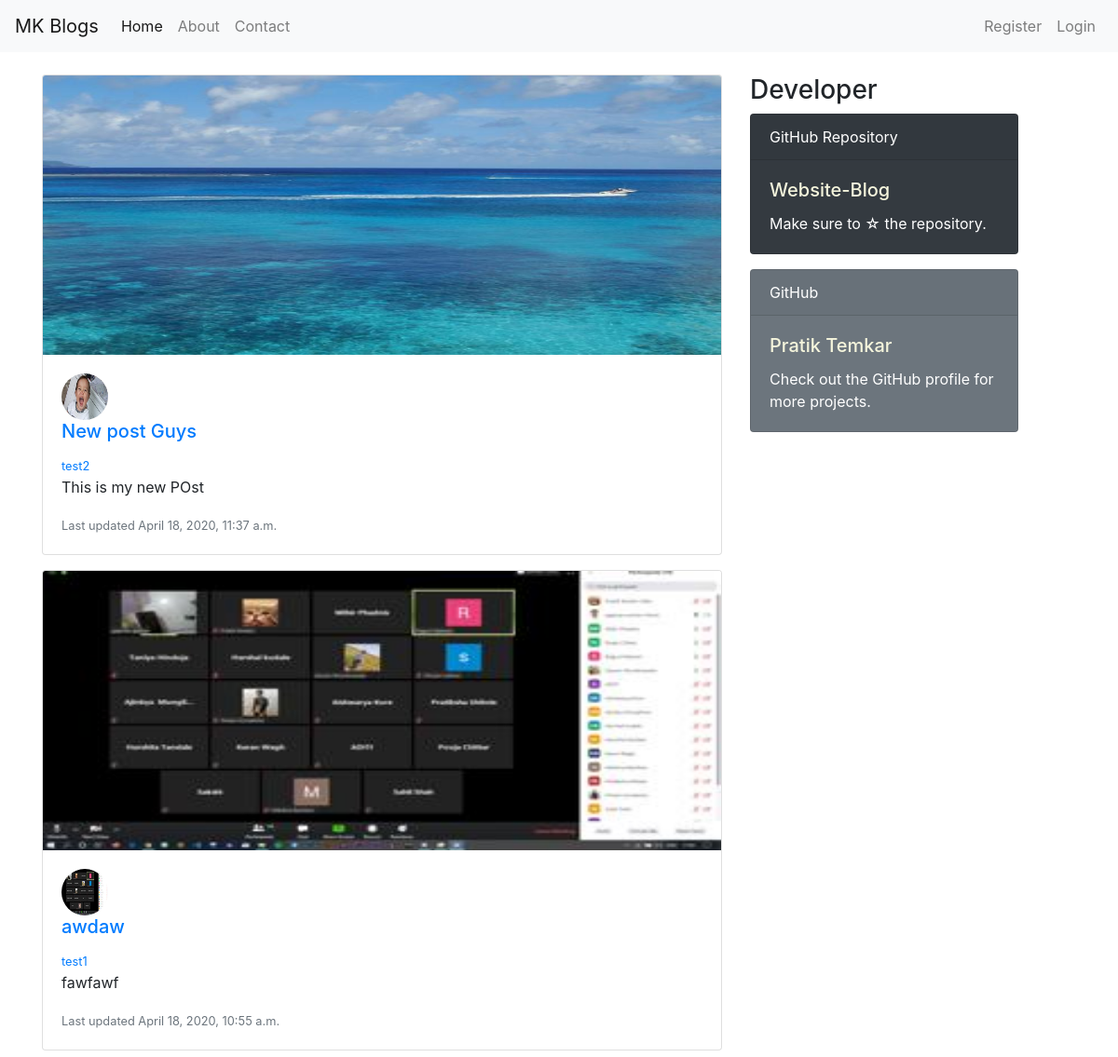
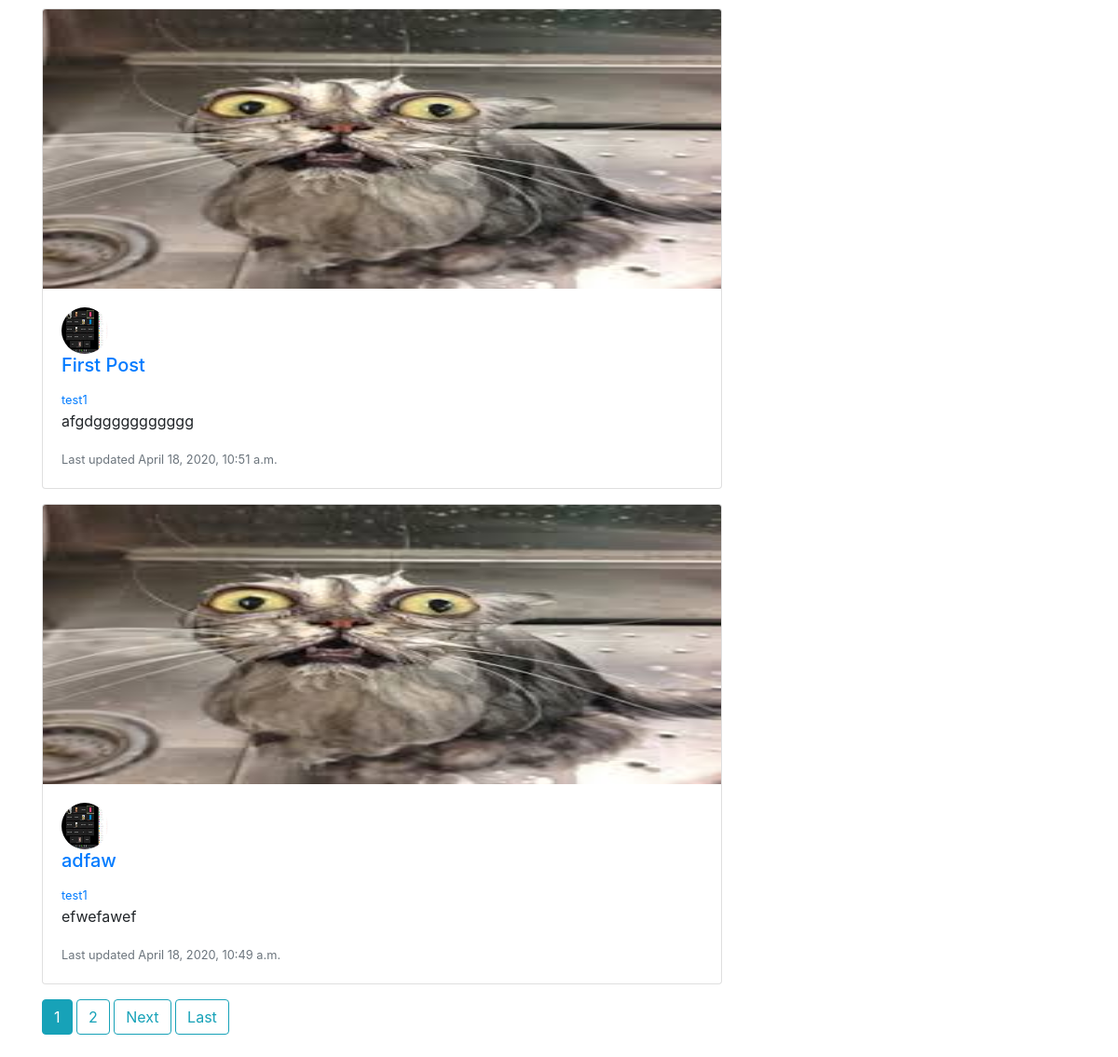
The page / on the database its author committed (2 pictures, top to bottom).
### blog/models.py (models this page shows, shortened)
class Post(models.Model):
    title = models.CharField(max_length = 100)
    content = models.TextField()
    post_image = models.ImageField(default = 'default.jpg', upload_to = 'post_pics')
    date_posted = models.DateTimeField(default = timezone.now)
    author = models.ForeignKey(User, on_delete = models.CASCADE)

### user/models.py (models this page shows, shortened)
class Profile(models.Model):
    user = models.OneToOneField(User, on_delete = models.CASCADE)
    user_image = models.ImageField(default = 'default.jpg', upload_to = 'profile_pics')
    linkedin = models.CharField(max_length = 100)
    facebook = models.CharField(max_length = 100)
    twitter = models.CharField(max_length = 100)

### blog/views.py (the view)
# urls.py: path('', blog_views.PostListView.as_view(), name='home'),
class PostListView(ListView):
    paginate_by = 4
    model = Post
    template_name = 'blog/home.html'
    context_object_name = 'posts'
    ordering = ['-date_posted']

### blog/templates/blog/home.html (shortened to what this page needs)
{% extends 'blog/base.html' %}
{% block content %}
{% for post in posts %}
    <div class="card mb-3">
        <img src="{{ post.post_image.url }}" class="card-img-top" alt="...">
        <div class="card-body">
          <img class="rounded-circle post-card-pro-img" src="{{ post.author.profile.user_image.url }}" alt="">
          <a href="{% url 'post-detail' post.id %}"><h5 class="card-title ml-6">{{ post.title }}</h5></a>
          <small class="text-muted ml-6"><a href="#">{{ post.author }}</a></small>
          <p class="card-text ml-6">{{ post.content }}</p>
          <p class="card-text ml-6"><small class="text-muted">Last updated {{ post.date_posted }}</small></p>
        </div>
    </div>
{% endfor %}
{% if is_paginated %}
        {% for num in page_obj.paginator.page_range %}
            {% if page_obj.number == num %}
                <a href="?page={{ num }}" class="btn btn-info mb-4">{{ num }}</a>
            {% elif num > page_obj.number|add:'-3' and num < page_obj.number|add:'3'%}
               <a href="?page={{ num }}" class="btn btn-outline-info mb-4">{{ num }}</a>
            {% endif %}
        {% endfor %}
        {% if page_obj.has_next %}
            <a href="?page={{ page_obj.next_page_number }}" class="btn btn-outline-info mb-4">Next</a>
            <a href="?page={{ page_obj.paginator.num_pages }}" class="btn btn-outline-info mb-4">Last</a>
        {% endif %}
    {% endif %}
{% endblock %}

### blog/templates/blog/base.html (shortened to what this page needs)
{% load static %}
<!DOCTYPE html>
<html lang="en" dir="ltr">
  <head>
        <link rel="stylesheet" href="https://stackpath.bootstrapcdn.com/bootstrap/4.4.1/css/bootstrap.min.css">
        {% load static %}
        <link rel="stylesheet" href="{% static 'blog/css/style.css' %}">
  </head>
  <body>
    <nav class="navbar navbar-expand-lg navbar-light bg-light">
      <a class="navbar-brand" href="{% url 'home' %}">MK Blogs</a>
      <div class="collapse navbar-collapse" id="navbarSupportedContent">
          <ul class="navbar-nav mr-auto">
          <li class="nav-item{% if title == NULL %} active{% endif %}">
              <a class="nav-link" href="{% url 'home' %}">Home{% if title == NULL %} <span class="sr-only">(current)</span>{% endif %}</a>
          </li>
          <li class="nav-item{% if title == 'About' %} active{% endif %}">
              <a class="nav-link" href="{% url 'about' %}">About{% if title == 'About' %} <span class="sr-only">(current)</span>{% endif %}</a>
          </li>
          <li class="nav-item{% if title == 'Contact' %} active{% endif %}">
              <a class="nav-link" href="{% url 'contact' %}">Contact{% if title == 'Contact' %} <span class="sr-only">(current)</span>{% endif %}</a>
          </li>
          </ul>
          <ul class="navbar-nav mr-left">
            {% if user.is_authenticated %}
            <li class="nav-item{% if title == 'New Post' %} active{% endif %}">
              <a class="nav-link" href="{% url 'post-create' %}">New Post{% if title == "New Post" %} <span class="sr-only">(current)</span>{% endif %}</a>
            </li>
            <li class="nav-item{% if title == 'Profile' %} active{% endif %}">
              <a class="nav-link" href="{% url 'profile' %}">Profile{% if title == "Profile" %} <span class="sr-only">(current)</span>{% endif %}</a>
            </li>
              <li class="nav-item">
                <a class="nav-link" href="{% url 'logout' %}">Logout</a>
              </li>
            {% else %}
              <li class="nav-item{% if title == 'Register' %} active{% endif %}">
                  <a class="nav-link" href="{% url 'register' %}">Register{% if title == "Register" %} <span class="sr-only">(current)</span>{% endif %}</a>
              </li>
              <li class="nav-item{% if title == 'Login' %} active{% endif %}">
                  <a class="nav-link" href="{% url 'login' %}">Login{% if title == 'Login' %} <span class="sr-only">(current)</span>{% endif %}</a>
              </li>
            {% endif %}
          </ul>
      </div>
    </nav>
    <div class="container mt-4">
            <div class="row">
                <div class="col-8">
                    {% block content %}
                    {% endblock %}
                </div>
                <div class="col-4"><h3>Developer</h3>
                    <div class="card text-white bg-dark mb-3" style="max-width: 18rem;">
                        <div class="card-header">GitHub Repository</div>
                        <div class="card-body">
                          <h5 class="card-title"><a style="color: beige;" target = "_blank" href="https://github.com/protexcreative/Website-Blog">Website-Blog</a></h5>
                          <p class="card-text">Make sure to &star; the repository.<br></p>
                        </div>
                      </div>
                      <div class="card text-white bg-secondary mb-3" style="max-width: 18rem;">
                        <div class="card-header">GitHub</div>
                        <div class="card-body">
                          <h5 class="card-title"><a style="color: beige" target = "_blank" href="https://github.com/pratikstemkar/">Pratik Temkar</a></h5>
                          <p class="card-text">Check out the GitHub profile for more projects.</p>
                        </div>
                      </div>
                </div>
            </div>
        </div>
  </body>
</html>

### blog/static/blog/css/style.css (style rules this page uses)
:root { --primary-color: #FFFFFF; --secondary-color: #000000; --primary-light-color: #FFFFFF; --secondary-light-color: #000000; --primary-dark-color: #000000; --secondary-dark-color: #444444; }
.card-img-top { height: 300px; width: auto; }
.post-card-pro-img { height: 50px; width: 50px; }

### rows shown on the page
Post: post_image (picture), author.profile.user_image (picture), title "New post Guys", author "test2", content "This is my new POst", date_posted "April 18, 2020, 11:37 a.m."
Post: post_image (picture), author.profile.user_image (picture), title "awdaw", author "test1", content "fawfawf", date_posted "April 18, 2020, 10:55 a.m."
Post: post_image (placeholder picture), author.profile.user_image (picture), title "First Post", author "test1", content "afgdggggggggggg", date_posted "April 18, 2020, 10:51 a.m."
Post: post_image (placeholder picture), author.profile.user_image (picture), title "adfaw", author "test1", content "efwefawef", date_posted "April 18, 2020, 10:49 a.m."

### other values the page prints
{{ num }} "1"
{{ num }} "2"
